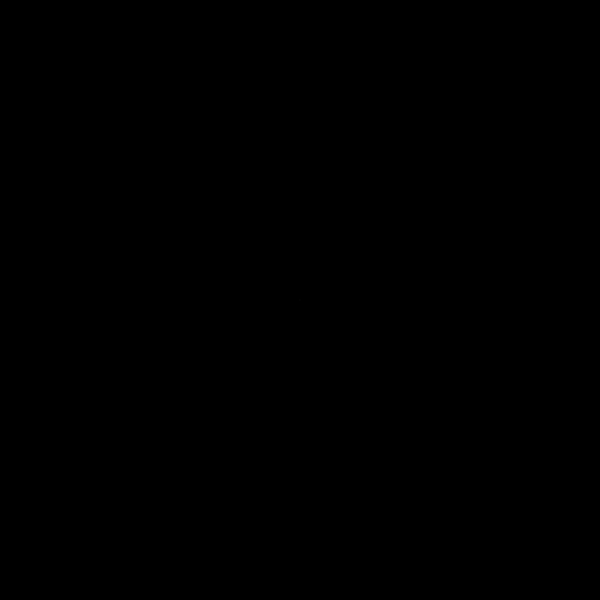
Frame 1 (no input)
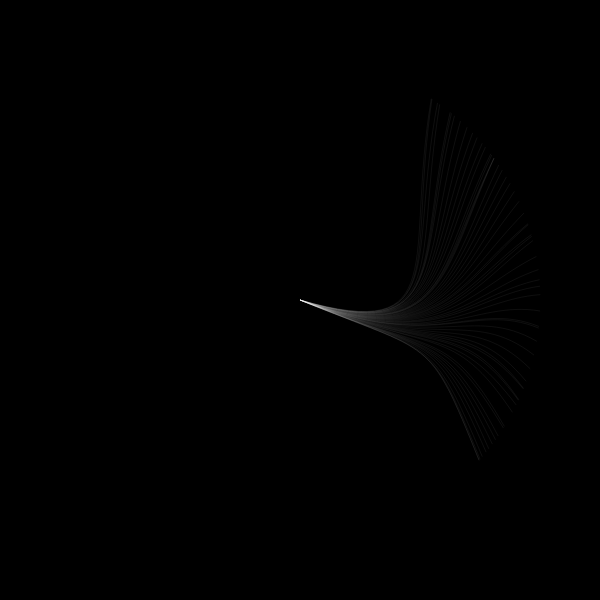
Frame 60 (no input)
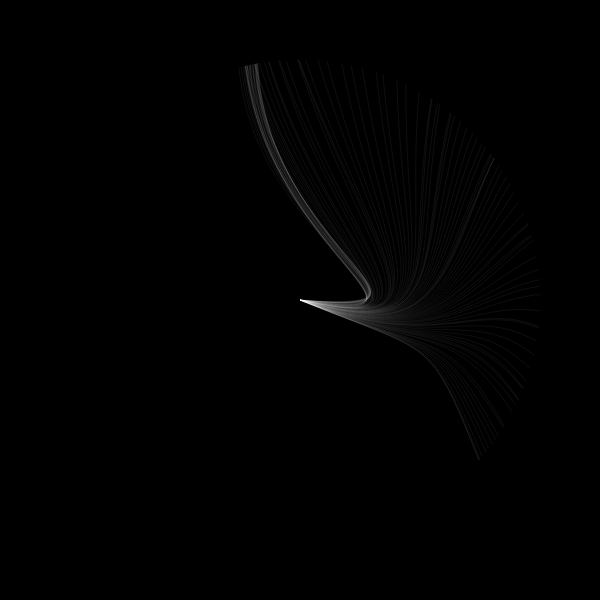
Frame 120 (the mouse pressed at the canvas centre since frame 60)

The p5.js sketch that drew these frames (run headless with seeded random() and noise() and a simulated clock; from frame 60 on, the mouse is pressed at the canvas centre):

// p5.js sketch
// ── sketch.js
let xp1, xp2, xp3;
let yp1, yp2, yp3;
let offset1 = 0.0;
let offset2 = 0.0;
let offset3 = 0.0;
let angle1;
let angle2;
let angle3;
let count = 0;

function setup() {
  createCanvas(600, 600);
  background(0);
  noFill();
  xp1 = width * 0.4;
  yp1 = width * 0.4;
  xp2 = width * random(0.4);
  yp2 = height * random(0.4);
  xp3 = width * random(0.4);
  yp3 = height * random(0.4);
}

function draw() {
  if (count <= 3000){
  translate(width / 2, height / 2);

  if (count % int(random(50, 100)) == 0){
      stroke(255, random(50));
    }

  // stroke(255, 20);
  bezier(0, 0, xp3 * cos(radians(angle3)), yp3 * sin(radians(angle3)), xp2 * cos(radians(angle2)), yp2 * sin(radians(angle2)), xp1 * cos(radians(angle1)), yp1 * sin(radians(angle1)));
  // bezier(0, 0, xp3 * cos(angle3), yp3 * sin(angle3), xp2 * cos(angle2), yp2 * sin(angle2), xp1 * cos(angle1), yp1 * sin(angle1));

  let inc1 = random(0.0085);
  let inc2 = random(0.0085);
  let inc3 = random(0.0015);

  angle1 = noise(offset1) * width;
  offset1 += inc1;
  angle2 = noise(offset2) * width;
  offset2 += inc2;
  angle3 = noise(offset3) * width;
  offset3 += inc3;
  translate(- width / 2, 0);
  count++;
}
}
